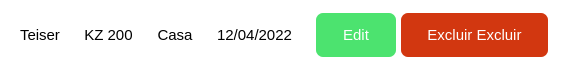
              <widget class="QFrame" name="frame_209">
               <property name="maximumSize">
                <size>
                 <width>16777215</width>
                 <height>70</height>
                </size>
               </property>
               <property name="styleSheet">
                <string notr="true">QFrame{
background-color: rgb(255, 255, 255);
border-radius:10px;}</string>
               </property>
               <property name="frameShape">
                <enum>QFrame::StyledPanel</enum>
               </property>
               <property name="frameShadow">
                <enum>QFrame::Raised</enum>
               </property>
               <layout class="QHBoxLayout" name="horizontalLayout_83">
                <item>
                 <widget class="QFrame" name="frame_210">
                  <property name="styleSheet">
                   <string notr="true"/>
                  </property>
                  <property name="frameShape">
                   <enum>QFrame::StyledPanel</enum>
                  </property>
                  <property name="frameShadow">
                   <enum>QFrame::Raised</enum>
                  </property>
                  <layout class="QHBoxLayout" name="horizontalLayout_84">
                   <item>
                    <widget class="QLabel" name="label_175">
                     <property name="font">
                      <font>
                       <pointsize>11</pointsize>
                      </font>
                     </property>
                     <property name="text">
                      <string>Teiser</string>
                     </property>
                    </widget>
                   </item>
                  </layout>
                 </widget>
                </item>
                <item>
                 <widget class="QFrame" name="frame_211">
                  <property name="styleSheet">
                   <string notr="true"/>
                  </property>
                  <property name="frameShape">
                   <enum>QFrame::StyledPanel</enum>
                  </property>
                  <property name="frameShadow">
                   <enum>QFrame::Raised</enum>
                  </property>
                  <layout class="QHBoxLayout" name="horizontalLayout_85">
                   <item>
                    <widget class="QLabel" name="label_180">
                     <property name="font">
                      <font>
                       <pointsize>11</pointsize>
                      </font>
                     </property>
                     <property name="text">
                      <string>KZ 200</string>
                     </property>
                     <property name="alignment">
                      <set>Qt::AlignCenter</set>
                     </property>
                    </widget>
                   </item>
                  </layout>
                 </widget>
                </item>
                <item>
                 <widget class="QFrame" name="frame_212">
                  <property name="styleSheet">
                   <string notr="true"/>
                  </property>
                  <property name="frameShape">
                   <enum>QFrame::StyledPanel</enum>
                  </property>
                  <property name="frameShadow">
                   <enum>QFrame::Raised</enum>
                  </property>
                  <layout class="QHBoxLayout" name="horizontalLayout_86">
                   <item>
                    <widget class="QLabel" name="label_182">
                     <property name="font">
                      <font>
                       <pointsize>11</pointsize>
                      </font>
                     </property>
                     <property name="text">
                      <string>Casa</string>
                     </property>
                     <property name="alignment">
                      <set>Qt::AlignCenter</set>
                     </property>
                    </widget>
                   </item>
                  </layout>
                 </widget>
                </item>
                <item>
                 <widget class="QFrame" name="frame_213">
                  <property name="styleSheet">
                   <string notr="true"/>
                  </property>
                  <property name="frameShape">
                   <enum>QFrame::StyledPanel</enum>
                  </property>
                  <property name="frameShadow">
                   <enum>QFrame::Raised</enum>
                  </property>
                  <layout class="QHBoxLayout" name="horizontalLayout_87">
                   <item>
                    <widget class="QLabel" name="label_184">
                     <property name="font">
                      <font>
                       <pointsize>11</pointsize>
                      </font>
                     </property>
                     <property name="text">
                      <string>12/04/2022</string>
                     </property>
                     <property name="alignment">
                      <set>Qt::AlignCenter</set>
                     </property>
                    </widget>
                   </item>
                  </layout>
                 </widget>
                </item>
                <item>
                 <widget class="QFrame" name="frame_214">
                  <property name="minimumSize">
                   <size>
                    <width>250</width>
                    <height>0</height>
                   </size>
                  </property>
                  <property name="styleSheet">
                   <string notr="true"/>
                  </property>
                  <property name="frameShape">
                   <enum>QFrame::StyledPanel</enum>
                  </property>
                  <property name="frameShadow">
                   <enum>QFrame::Raised</enum>
                  </property>
                  <layout class="QHBoxLayout" name="horizontalLayout_88">
                   <property name="spacing">
                    <number>5</number>
                   </property>
                   <property name="leftMargin">
                    <number>9</number>
                   </property>
                   <property name="topMargin">
                    <number>0</number>
                   </property>
                   <property name="rightMargin">
                    <number>9</number>
                   </property>
                   <property name="bottomMargin">
                    <number>0</number>
                   </property>
                   <item>
                    <widget class="QPushButton" name="pushButton_11">
                     <property name="minimumSize">
                      <size>
                       <width>8</width>
                       <height>44</height>
                      </size>
                     </property>
                     <property name="maximumSize">
                      <size>
                       <width>80</width>
                       <height>16777215</height>
                      </size>
                     </property>
                     <property name="font">
                      <font>
                       <pointsize>11</pointsize>
                      </font>
                     </property>
                     <property name="styleSheet">
                      <string notr="true">QPushButton{
background-color: rgb(76, 227, 111);
border-radius: 7px;
color:rgb(255, 255, 255)
}

QPushButton:hover{
background-color: rgb(70, 210, 100);
border-radius: 7px;
color:rgb(255, 255, 255);
}

QPushButton:pressed{
background-color: rgb(76, 227, 111);
border-radius: 7px;
color:rgb(255, 255, 255)
}</string>
                     </property>
                     <property name="text">
                      <string>Edit</string>
                     </property>
                    </widget>
                   </item>
                   <item>
                    <widget class="QPushButton" name="pushButton_12">
                     <property name="minimumSize">
                      <size>
                       <width>0</width>
                       <height>44</height>
                      </size>
                     </property>
                     <property name="font">
                      <font>
                       <pointsize>11</pointsize>
                      </font>
                     </property>
                     <property name="styleSheet">
                      <string notr="true">QPushButton{
background-color: rgb(210, 55, 16);
border-radius: 7px;
color:rgb(255, 255, 255)
}

QPushButton:hover{
background-color: rgb(200, 52, 15);
border-radius: 7px;
color:rgb(255, 255, 255)
}

QPushButton:pressed{
background-color: rgb(210, 55, 16);
border-radius: 7px;
color:rgb(255, 255, 255)
}</string>
                     </property>
                     <property name="text">
                      <string>Excluir Excluir</string>
                     </property>
                    </widget>
                   </item>
                  </layout>
                 </widget>
                </item>
               </layout>
              </widget>
